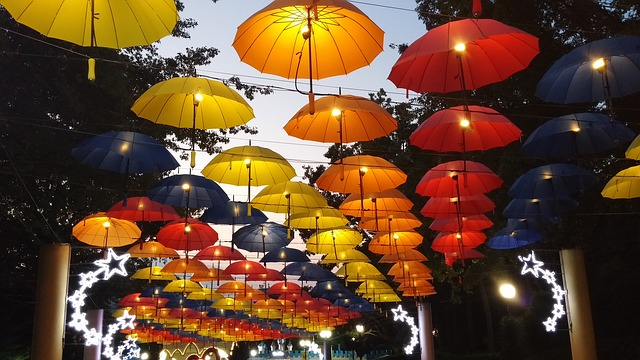
#> input picture src/umbrellas.jpg, 640 x 360 px
$ python Nal1.py
#> lines starting #> are read from the running program, lines starting #| are printed output that depends on the picture
import cv2
import matplotlib.pyplot as plt
from matplotlib.widgets import Slider
import numpy as np

ime_slike = './src/umbrellas.jpg'
im = cv2.imread(ime_slike)
#> im is the input picture: shape (360, 640, 3); mean B, G, R 47.4, 72.9, 105.2
assert im is not None
im = cv2.cvtColor(im, cv2.COLOR_BGR2RGB)

print(f'a.) Oblika: {im.shape=}')
#| a.) Oblika: im.shape=(360, 640, 3)
print(f'Data type: {im.dtype=}')
#| Data type: im.dtype=dtype('uint8')

# pretvorba in povprecenje po color channel, R + G + B / 3, rez sivinska
# b.)
tgim = im.astype(np.float32)
# tgim = (tgim[..., 0] + tgim[..., 1] + tgim[..., 2]) / 3
# tgim = tgim.sum(axis=2) / 3
tgim = np.mean(tgim, axis=2)
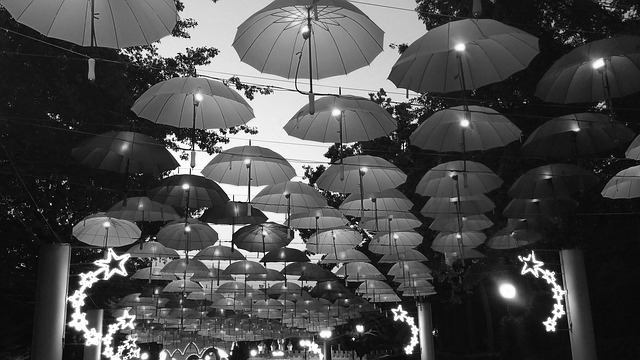
#> tgim: shape (360, 640) float32; min 0, max 255, mean 75.2

fig1 = plt.figure()
fig1.suptitle('a in b')
for i, val in enumerate((None, 'gray', 'jet', 'bone')):
    plt.subplot(2, 2, i+1)
    plt.imshow(tgim, cmap=val)
    plt.title(val)

plt.waitforbuttonpress()
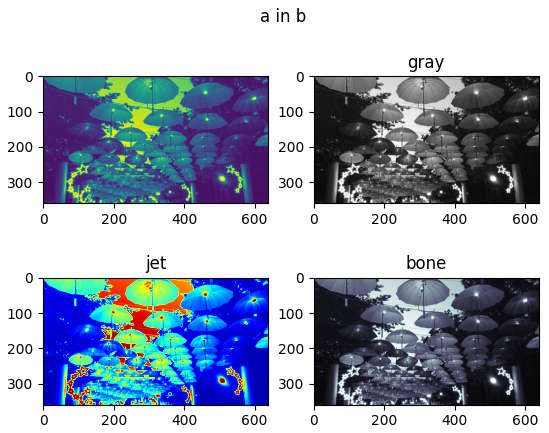
#> figure drawn by matplotlib, 4 panels
plt.close()

# izrez in spreminjanje lokacije v originalu
# c.)
tim = im[100:250, 200:400, ...].copy()
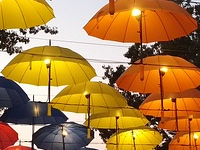
#> tim: shape (150, 200, 3); mean R, G, B 173.6, 125.6, 64.2
im[100:250, 200:400, 2] = 0
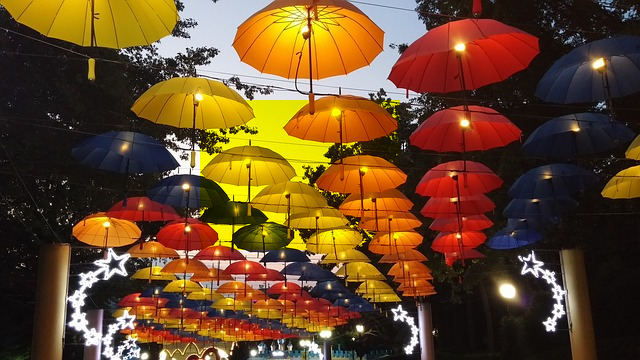
#> im: shape (360, 640, 3); mean R, G, B 105.2, 72.9, 39

fig2 = plt.figure()
fig2.suptitle('c')
plt.subplot(1, 2, 1)
plt.imshow(tim)
plt.subplot(1, 2, 2)
plt.imshow(im)
plt.waitforbuttonpress()
plt.close()

fig2 = plt.figure()
fig2.suptitle('d')

# 50 / 50 inverz, 255 ker vrednosti RGB 0 - 255
# d.)
tim = tgim.copy()
tim[:, :tim.shape[1]//2] = 255 - tgim[:, :tgim.shape[1]//2]
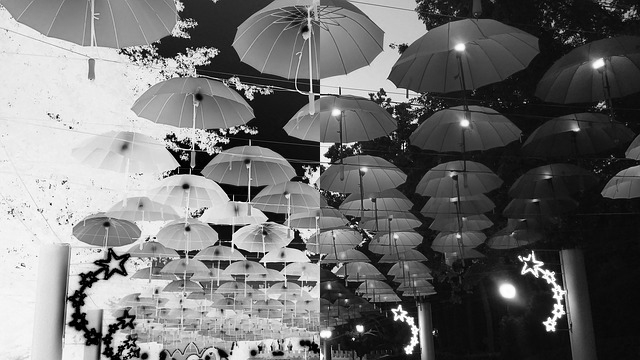
#> tim: shape (360, 640) float32; min 0, max 255, mean 112.4

plt.imshow(tim, cmap='gray')
plt.waitforbuttonpress()
plt.close()

# [11 lines of commented-out code are left out]

thr0 = 150

fig3 = plt.figure()
fig3.suptitle('e')
plt.subplots_adjust(bottom=0.2)

plt.subplot(1, 2, 1)
plt.imshow(tgim, cmap='gray', vmin=0, vmax=255)
plt.title('Sivinska slika')

ax_bin = plt.subplot(1, 2, 2)
shown = ax_bin.imshow(tgim > thr0, cmap='gray', vmin=0, vmax=1)
ax_bin.set_title(f'Binarna slika, prag {thr0}')

ax_slider = plt.axes([0.25, 0.05, 0.5, 0.04])
slider = Slider(ax_slider, 'Prag', 0, 255, valinit=thr0, valstep=1)

def update(val):
    thr = slider.val
    shown.set_data(tgim > thr)
    ax_bin.set_title(f'Binarna slika, prag {int(thr)}')
    fig3.canvas.draw_idle()

slider.on_changed(update)
plt.show()
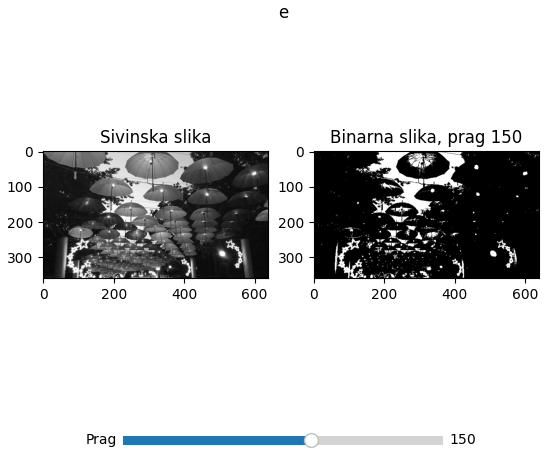
#> figure drawn by matplotlib, 3 panels

$ run again, with src/apples.jpg copied over src/umbrellas.jpg
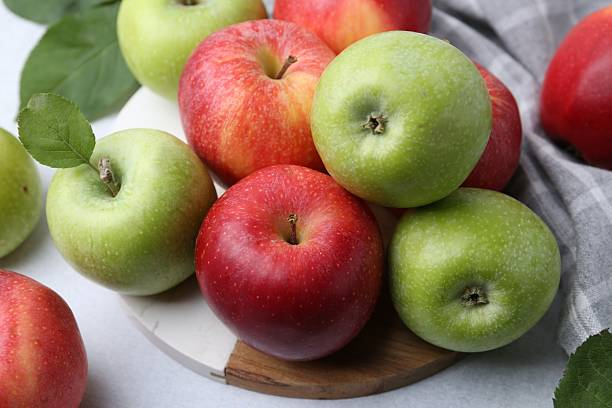
#> input picture src/apples.jpg, 612 x 408 px
#> im is the input picture: shape (408, 612, 3); mean B, G, R 93.1, 119.2, 145.8
#| a.) Oblika: im.shape=(408, 612, 3)
#| Data type: im.dtype=dtype('uint8')
#> `tim[:, :tim.shape[1]//2] = 255 - tgim[:, :tgim.shape[1]//2]`:
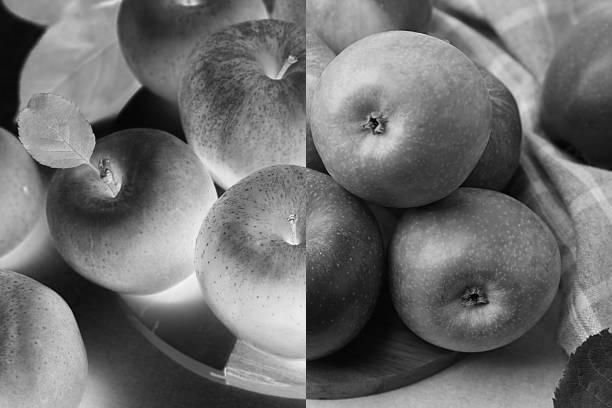
#> tim: shape (408, 612) float32; min 0.667, max 246.7, mean 111.1
#> `plt.show()`:
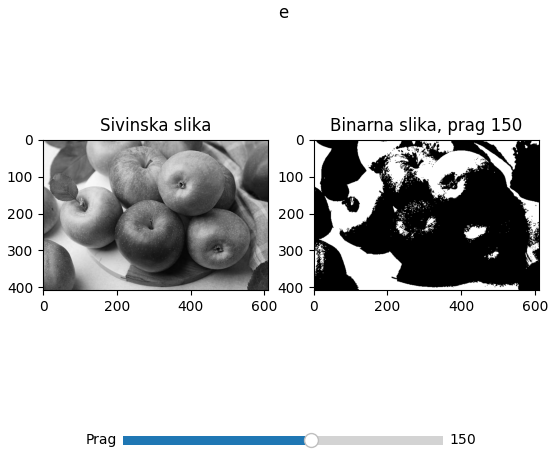
#> figure drawn by matplotlib, 3 panels

$ run again, with src/bird.jpg copied over src/umbrellas.jpg
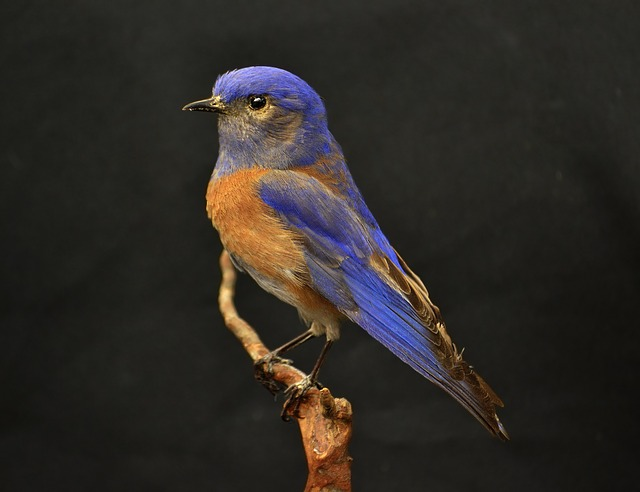
#> input picture src/bird.jpg, 640 x 492 px
#> im is the input picture: shape (492, 640, 3); mean B, G, R 37.6, 42.1, 46.1
#| a.) Oblika: im.shape=(492, 640, 3)
#| Data type: im.dtype=dtype('uint8')
#> `tim[:, :tim.shape[1]//2] = 255 - tgim[:, :tgim.shape[1]//2]`:
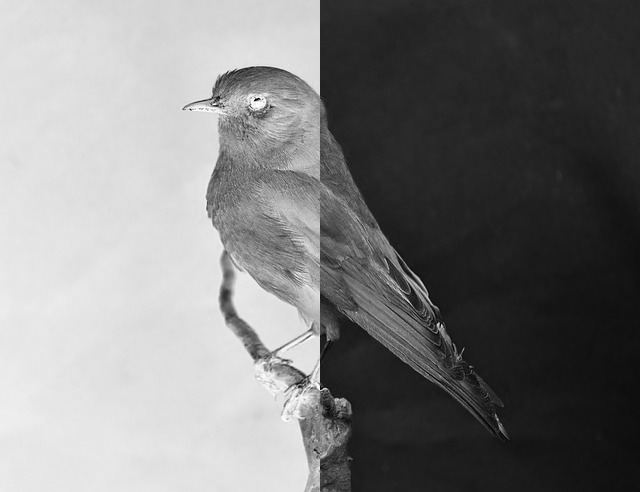
#> tim: shape (492, 640) float32; min 1.67, max 254.7, mean 124.6
#> `plt.show()`:
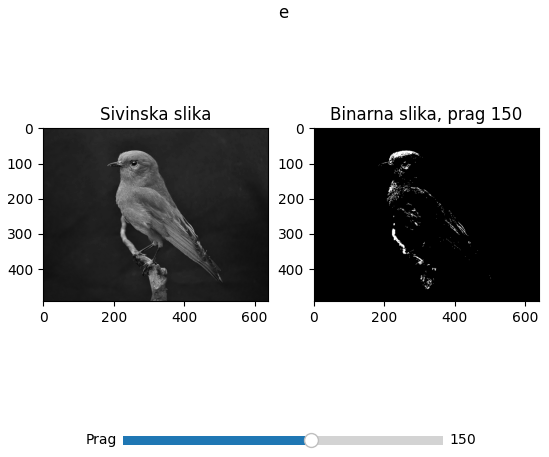
#> figure drawn by matplotlib, 3 panels
